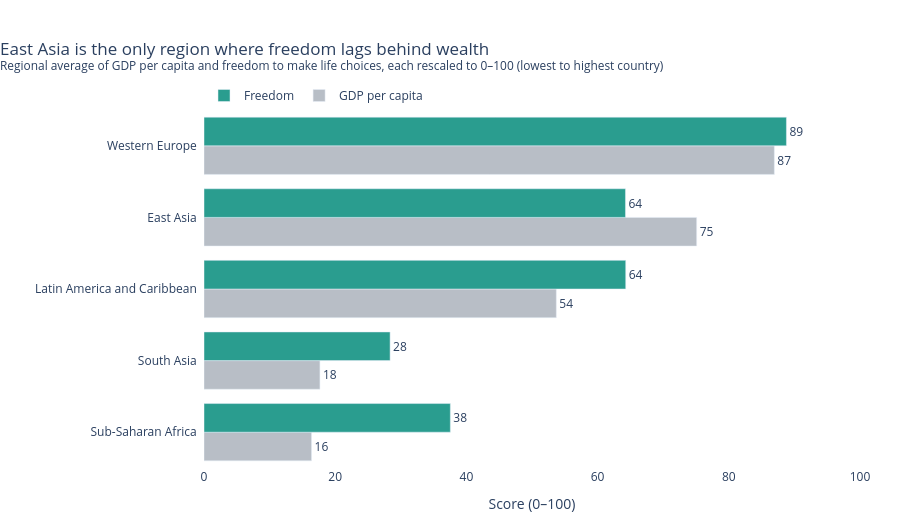

The code cell stored with this chart in its notebook:
### Markdown cell above
---
## Done? Stretch Goal

If you finish both tasks with time to spare, try this:

**Task 3 (stretch):** Build a **grouped bar chart** comparing 2 sub-factors (e.g. `GDP_per_capita` and `Freedom`) across the 5 most populated regions. Use colour meaningfully and write an insight title.

Regions to include: `'Western Europe'`, `'Latin America'`, `'East Asia'`, `'Sub-Saharan Africa'`, `'South Asia'`

### Code cell
# Stretch goal — grouped bar chart
# Task 3: GDP vs. Freedom across five regions
regions = ['Western Europe', 'Latin America and Caribbean', 'East Asia',
           'Sub-Saharan Africa', 'South Asia']
factors = ['GDP', 'Freedom']

# GDP (log scale, about 7-11) and Freedom (0-1) use different units, so rescale
# each to 0-100 across all countries: 0 = lowest country, 100 = highest country
scaled = df[['Region'] + factors].copy()
for f in factors:
    scaled[f] = (df[f] - df[f].min()) / (df[f].max() - df[f].min()) * 100

task3 = (
    scaled[scaled['Region'].isin(regions)]
      .groupby('Region')[factors].mean()
      .sort_values('GDP', ascending=False)
      .reset_index()
      .melt(id_vars='Region', var_name='Factor', value_name='Score')
)
task3['Factor'] = task3['Factor'].replace({'GDP': 'GDP per capita'})

fig = px.bar(
    task3,
    x='Score',
    y='Region',
    orientation='h',
    color='Factor',
    barmode='group',
    color_discrete_map={'GDP per capita': '#B8BEC6', 'Freedom': '#2A9D8F'},
    text='Score',
)

fig.update_traces(texttemplate='%{text:.0f}', textposition='outside', cliponaxis=False)

fig.update_layout(
    title=dict(
        text='East Asia is the only region where freedom lags behind wealth'
             '<br><sup>Regional average of GDP per capita and freedom to make life choices, '
             'each rescaled to 0–100 (lowest to highest country)</sup>',
        x=0, xanchor='left',
    ),
    xaxis=dict(title='Score (0–100)', range=[0, 100], showgrid=False),
    # richest region at the top; reversed legend order matches the bar order
    yaxis=dict(title='', ticksuffix='  ', categoryorder='array',
               categoryarray=task3['Region'].unique()[::-1]),
    legend=dict(title='', orientation='h', yanchor='bottom', y=1.0, xanchor='left', x=0,
                traceorder='reversed'),
    plot_bgcolor='white',
    margin=dict(l=10, r=40, t=110, b=40),
    height=520,
)

fig.show()

### Figure 1 — Plotly figure (JSON) as saved in the notebook; plotly's stock layout.template omitted (floating-point values rounded to 4 significant figures)
{"data": [{"alignmentgroup": "True", "hovertemplate": "Factor=GDP per capita<br>Score=%{text}<br>Region=%{y}<extra></extra>", "legendgroup": "GDP per capita", "marker": {"color": "#B8BEC6", "pattern": {"shape": ""}}, "name": "GDP per capita", "offsetgroup": "GDP per capita", "orientation": "h", "showlegend": true, "text": [86.94, 75.1, 53.71, 17.67, 16.39], "textposition": "outside", "x": [86.94, 75.1, 53.71, 17.67, 16.39], "xaxis": "x", "y": ["Western Europe", "East Asia", "Latin America and Caribbean", "South Asia", "Sub-Saharan Africa"], "yaxis": "y", "type": "bar", "cliponaxis": false, "texttemplate": "%{text:.0f}"}, {"alignmentgroup": "True", "hovertemplate": "Factor=Freedom<br>Score=%{text}<br>Region=%{y}<extra></extra>", "legendgroup": "Freedom", "marker": {"color": "#2A9D8F", "pattern": {"shape": ""}}, "name": "Freedom", "offsetgroup": "Freedom", "orientation": "h", "showlegend": true, "text": [88.79, 64.25, 64.29, 28.37, 37.55], "textposition": "outside", "x": [88.79, 64.25, 64.29, 28.37, 37.55], "xaxis": "x", "y": ["Western Europe", "East Asia", "Latin America and Caribbean", "South Asia", "Sub-Saharan Africa"], "yaxis": "y", "type": "bar", "cliponaxis": false, "texttemplate": "%{text:.0f}"}], "layout": {"xaxis": {"anchor": "y", "domain": [0.0, 1.0], "title": {"text": "Score (0–100)"}, "range": [0, 100], "showgrid": false}, "yaxis": {"anchor": "x", "domain": [0.0, 1.0], "title": {"text": ""}, "ticksuffix": "  ", "categoryorder": "array", "categoryarray": ["Sub-Saharan Africa", "South Asia", "Latin America and Caribbean", "East Asia", "Western Europe"]}, "legend": {"title": {"text": ""}, "tracegroupgap": 0, "orientation": "h", "yanchor": "bottom", "y": 1.0, "xanchor": "left", "x": 0, "traceorder": "reversed"}, "margin": {"t": 110, "l": 10, "r": 40, "b": 40}, "barmode": "group", "title": {"text": "East Asia is the only region where freedom lags behind wealth<br><sup>Regional average of GDP per capita and freedom to make life choices, each rescaled to 0–100 (lowest to highest country)</sup>", "x": 0, "xanchor": "left"}, "plot_bgcolor": "white", "height": 520}}
